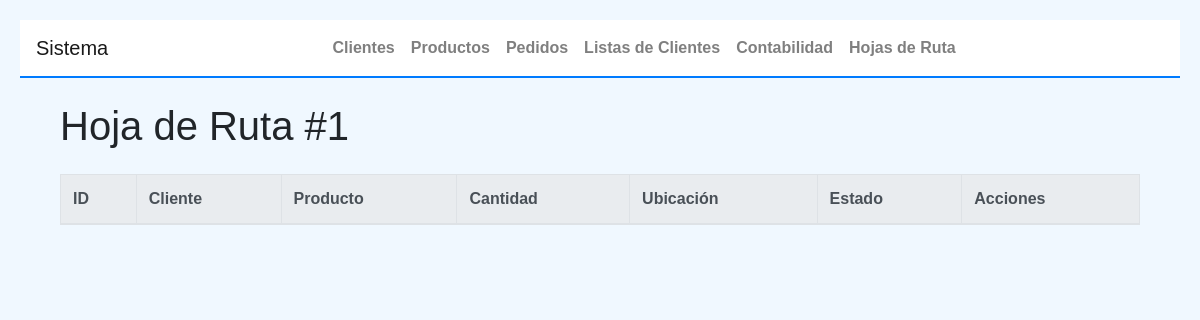
The page /hoja-de-ruta/1 on the database as committed earlier.
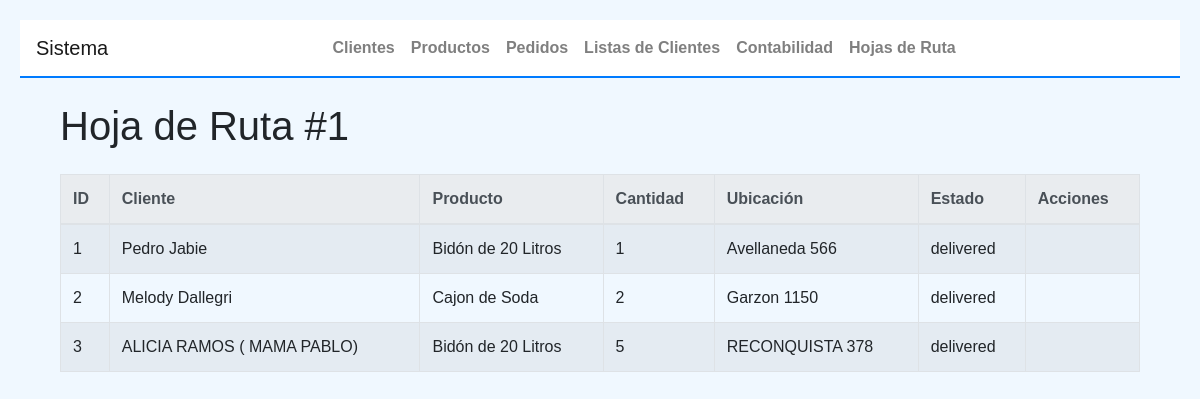
The same page on the database as committed later.
### tables this page shows
CREATE TABLE "pedidos" (
	"id"	INTEGER,
	"cliente_id"	INTEGER NOT NULL,
	"producto_id"	INTEGER NOT NULL,
	"cantidad"	INTEGER NOT NULL,
	"estado"	TEXT,
	"total"	NUMERIC,
	FOREIGN KEY("cliente_id") REFERENCES "clientes"("id"),
	FOREIGN KEY("producto_id") REFERENCES "productos"("id"),
	PRIMARY KEY("id" AUTOINCREMENT)
);

CREATE TABLE clientes (
    id INTEGER PRIMARY KEY AUTOINCREMENT,
    nombre_completo TEXT NOT NULL,
    celular TEXT NOT NULL,
    direccion TEXT NOT NULL,
    estado_conversacion TEXT,
    producto_seleccionado TEXT
);

CREATE TABLE productos (
    id INTEGER PRIMARY KEY AUTOINCREMENT,
    nombre TEXT NOT NULL,
    descripcion TEXT NOT NULL,
    precio REAL NOT NULL
);

### app2.py (the view, shortened to what this page needs)
@app.route('/hoja-de-ruta/<int:hoja_id>', methods=['GET', 'POST'])
@handle_db_error
def view_hoja_de_ruta(hoja_id):
    hoja_de_ruta = HojaDeRuta.get_by_id(hoja_id)
    form=EmptyForm()
    pedidos = HojaDeRutaPedido.get_detalle_by_hoja_id(hoja_id)
    return render_template('hoja_de_ruta.html', hoja_de_ruta=hoja_de_ruta, pedidos=pedidos,form=form)

### app2.py (called while the page is built)
@app.teardown_appcontext
def close_db_connection(exception):
    db = g.pop('db', None)
    if db is not None:
        db.close()

def handle_db_error(func):
    @functools.wraps(func)
    def wrapper(*args, **kwargs):
        try:
            return func(*args, **kwargs)
        except sqlite3.Error as e:
            print(f"Database error: {e}")
            return abort(500, description="Internal Server Error")
    return wrapper

### objetos2.py (called while the page is built)
    @staticmethod
    def get_db_connection():
        try:
            conn = sqlite3.connect(DATABASE)
            conn.row_factory = sqlite3.Row
            return conn
        except sqlite3.Error as e:
            print(f"Error connecting to the database: {e}")
            raise

    @staticmethod
    def close_connection(conn):
        if conn:
            try:
                conn.close()
            except sqlite3.Error as e:
                print(f"Error closing the database connection: {e}")

### templates/hoja_de_ruta.html (shortened to what this page needs)
{% extends "base.html" %}
{% block content %}
<div class="container mt-4">
    <h1 class="mb-4">Hoja de Ruta #{{ hoja_de_ruta.id }}</h1>
    <div class="table-responsive">
        <table class="table table-bordered table-striped">
            <thead class="thead-light">
                <tr>
                    <th>ID</th>
                    <th>Cliente</th>
                    <th>Producto</th>
                    <th>Cantidad</th>
                    <th>Ubicación</th>
                    <th>Estado</th>
                    <th>Acciones</th>
                </tr>
            </thead>
            <tbody>
                {% for pedido in pedidos %}
                <tr>
                    <td>{{ pedido.pedido_id }}</td>
                    <td>{{ pedido.cliente }}</td>
                    <td>{{ pedido.producto }}</td>
                    <td>{{ pedido.cantidad }}</td>
                    <td>{{ pedido.ubicacion }}</td>
                    <td>{{ pedido.estado }}</td>
                    <td>
                    </td>
                </tr>
                {% endfor %}
            </tbody>
        </table>
    </div>
</div>
{% endblock %}

Rows that differ between the two databases and show on the page:
now on this page (row edited): pedidos: pedido_id "1", cliente "Pedro Jabie", producto "Bidón de 20 Litros", cantidad "1", ubicacion "Avellaneda 566", estado "delivered"
now on this page (row edited): pedidos: pedido_id "2", cliente "Melody Dallegri", producto "Cajon de Soda", cantidad "2", ubicacion "Garzon 1150", estado "delivered"
now on this page (row edited): pedidos: pedido_id "3", cliente "ALICIA RAMOS ( MAMA PABLO)", producto "Bidón de 20 Litros", cantidad "5", ubicacion "RECONQUISTA 378", estado "delivered"
